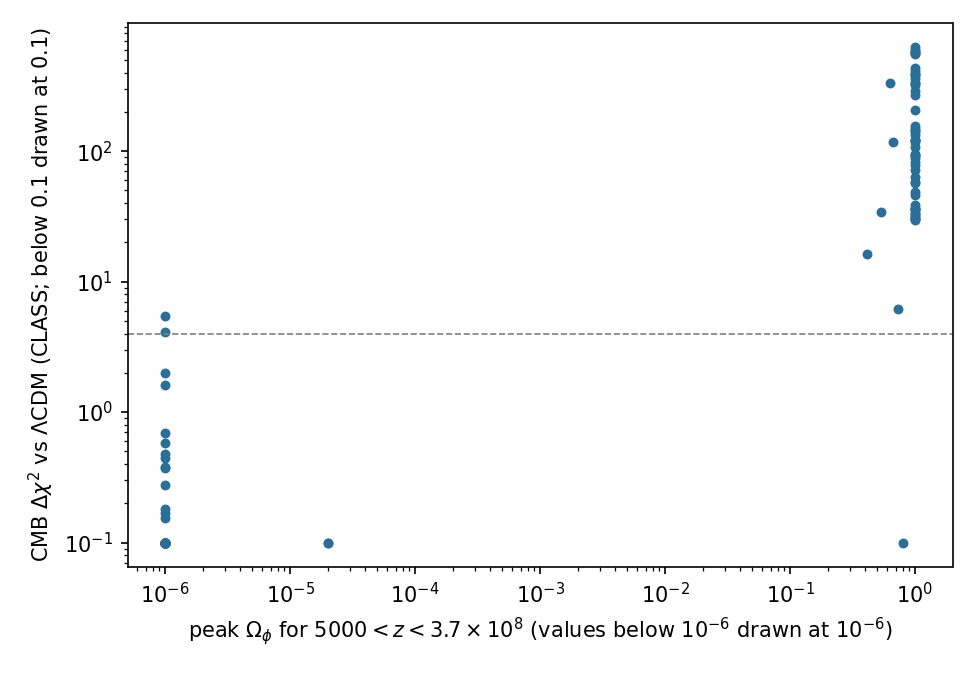

This figure's Python source:
"""CMB penalty against the height of the early field episode (5000 < z < 3.7e8).

Joins CLASS fits (class_field.py output) with the CAMB results for the same candidates, which carry
the episode peak, and plots CMB delta chi2 (CLASS) against the peak. Prints how many candidates
with a given peak stay within +4 of LCDM in the CMB, so the claim about episodes can be stated
with its actual boundary.

Usage: python3 episode_penalty.py CLASS1.json [CLASS2.json ...] --camb CAMB1.json [CAMB2.json ...]
"""
import argparse
import json

import numpy as np


def key(t):
    return (t["l1"], t["l2"], t["alpha"], t["cand_index"])


def main():
    ap = argparse.ArgumentParser()
    ap.add_argument("class_files", nargs="+")
    ap.add_argument("--camb", nargs="+", required=True)
    ap.add_argument("--out", default="episode_penalty.png")
    a = ap.parse_args()
    peak = {}
    for f in a.camb:
        for r in json.load(open(f))["results"]:
            if "error" not in r and "gap_peak" in r:
                peak[key(r["tag"])] = r["gap_peak"]
    pts = []
    for f in a.class_files:
        d = json.load(open(f))
        ref = d["lcdm"]
        for r in d["results"]:
            if "error" in r or key(r["tag"]) not in peak:
                continue
            pts.append((peak[key(r["tag"])], r["chi2_cmb"] - ref["chi2_cmb"], r["tag"]["l1"], r["tag"]["alpha"]))
    if not pts:
        raise SystemExit("no candidate appears in both the CLASS and the CAMB files")
    P = np.array([(p, d) for p, d, _, _ in pts])
    print(f"{len(pts)} candidates with both a CLASS fit and an episode peak")
    for lo, hi in ((0, 0.01), (0.01, 0.5), (0.5, 0.9), (0.9, 0.99), (0.99, 1.01)):
        m = (P[:, 0] >= lo) & (P[:, 0] < hi)
        if m.any():
            print(f"  peak in [{lo:g}, {hi:g}): {m.sum():3d} candidates; CMB delta chi2 min {P[m, 1].min():+.1f}, "
                  f"median {np.median(P[m, 1]):+.1f}; within +4 of LCDM: {(P[m, 1] <= 4).sum()}")
    try:
        import matplotlib; matplotlib.use("Agg"); import matplotlib.pyplot as plt
        fig, ax = plt.subplots(figsize=(6.5, 4.5))
        ax.scatter(np.maximum(P[:, 0], 1e-6), np.maximum(P[:, 1], 0.1), s=14, color="#2a6f97")
        ax.set_xscale("log"); ax.set_yscale("log")
        ax.axhline(4, color="0.5", lw=0.8, ls="--")
        ax.set_xlabel(r"peak $\Omega_\phi$ for $5000<z<3.7\times10^8$ (values below $10^{-6}$ drawn at $10^{-6}$)")
        ax.set_ylabel(r"CMB $\Delta\chi^2$ vs $\Lambda$CDM (CLASS; below 0.1 drawn at 0.1)")
        fig.tight_layout(); fig.savefig(a.out, dpi=150)
        print("plot:", a.out)
    except ImportError:
        pass


if __name__ == "__main__":
    main()
